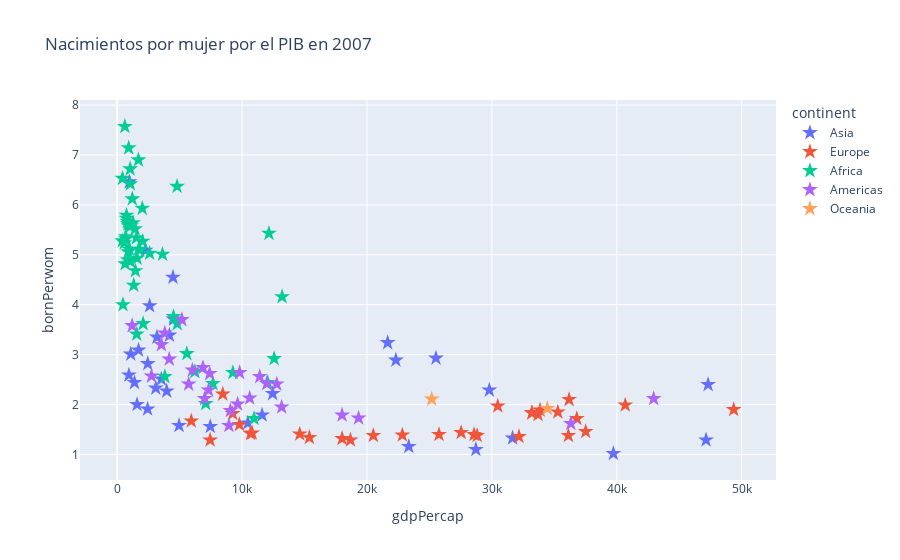

Here is the notebook cell this chart was saved with:
### Code cell
fig = px.scatter(df12007, x='gdpPercap', y='bornPerwom',hover_name="country", title='Nacimientos por mujer por el PIB en 2007',color="continent")
fig.update_traces(marker=dict(size=12,symbol="star"),selector=dict(mode="markers"))
fig.show()

### Figure 1 — Plotly figure (JSON) as saved in the notebook; plotly's stock layout.template omitted (floating-point values rounded to 4 significant figures)
{"data": [{"hovertemplate": "<b>%{hovertext}</b><br><br>continent=Asia<br>gdpPercap=%{x}<br>bornPerwom=%{y}<extra></extra>", "hovertext": ["Afghanistan", "Bahrain", "Bangladesh", "Cambodia", "China", "Hong Kong", "India", "Indonesia", "Iran", "Iraq", "Israel", "Japan", "Jordan", "North Korea", "Kuwait", "Lebanon", "Malaysia", "Mongolia", "Myanmar", "Nepal", "Oman", "Pakistan", "Philippines", "Saudi Arabia", "Singapore", "South Korea", "Sri Lanka", "Syria", "Taiwan", "Thailand", "Vietnam", "Yemen"], "legendgroup": "Asia", "marker": {"color": "#636efa", "size": 12, "symbol": "star"}, "mode": "markers", "name": "Asia", "orientation": "v", "showlegend": true, "type": "scatter", "x": [974.6, 29800.0, 1391.0, 1714.0, 4959.0, 39720.0, 2452.0, 3541.0, 11610.0, 4471.0, 25520.0, 31660.0, 4519.0, 1593.0, 47310.0, 10460.0, 12450.0, 3096.0, 944, 1091.0, 22320.0, 2606.0, 3190.0, 21650.0, 47140.0, 23350.0, 3970.0, 4185.0, 28720.0, 7458.0, 2442.0, 2281.0], "xaxis": "x", "y": [6.46, 2.29, 2.44, 3.09, 1.58, 1.02, 2.82, 2.51, 1.79, 4.55, 2.93, 1.33, 3.71, 2, 2.4, 1.63, 2.22, 2.33, 2.59, 3.01, 2.89, 3.98, 3.35, 3.24, 1.29, 1.16, 2.27, 3.39, 1.1, 1.56, 1.91, 5.09], "yaxis": "y"}, {"hovertemplate": "<b>%{hovertext}</b><br><br>continent=Europe<br>gdpPercap=%{x}<br>bornPerwom=%{y}<extra></extra>", "hovertext": ["Albania", "Austria", "Belgium", "Bosnia and Herzegovina", "Bulgaria", "Croatia", "Czech Republic", "Denmark", "Finland", "France", "Germany", "Greece", "Hungary", "Iceland", "Ireland", "Italy", "Montenegro", "Netherlands", "Norway", "Poland", "Portugal", "Romania", "Serbia", "Slovak Republic", "Slovenia", "Spain", "Sweden", "Switzerland", "Turkey", "United Kingdom"], "legendgroup": "Europe", "marker": {"color": "#EF553B", "size": 12, "symbol": "star"}, "mode": "markers", "name": "Europe", "orientation": "v", "showlegend": true, "type": "scatter", "x": [5937.0, 36130.0, 33690.0, 7446.0, 10680.0, 14620.0, 22830.0, 35280.0, 33210.0, 30470.0, 32170.0, 27540.0, 18010.0, 36180.0, 40680.0, 28570.0, 9254.0, 36800.0, 49360.0, 15390.0, 20510.0, 10810.0, 9787.0, 18680.0, 25770.0, 28820.0, 33860.0, 37510.0, 8458.0, 33200.0], "xaxis": "x", "y": [1.67, 1.38, 1.8, 1.29, 1.42, 1.41, 1.39, 1.85, 1.83, 1.97, 1.36, 1.44, 1.32, 2.1, 1.99, 1.4, 1.82, 1.72, 1.9, 1.34, 1.38, 1.43, 1.6, 1.29, 1.4, 1.38, 1.89, 1.46, 2.21, 1.84], "yaxis": "y"}, {"hovertemplate": "<b>%{hovertext}</b><br><br>continent=Africa<br>gdpPercap=%{x}<br>bornPerwom=%{y}<extra></extra>", "hovertext": ["Algeria", "Angola", "Benin", "Botswana", "Burkina Faso", "Burundi", "Cameroon", "Central African Republic", "Chad", "Comoros", "Rep.Congo", "Cote d'Ivoire", "Djibouti", "Egypt", "Equatorial Guinea", "Eritrea", "Ethiopia", "Gabon", "Gambia", "Ghana", "Guinea", "Guinea+AC0-Bissau", "Kenya", "Lesotho", "Liberia", "Libya", "Madagascar", "Malawi", "Mali", "Mauritania", "Mauritius", "Morocco", "Mozambique", "Namibia", "Niger", "Nigeria", "Reunion", "Rwanda", "Sao Tome and Principe", "Senegal", "Sierra Leone", "Somalia", "South Africa", "Sudan", "Swaziland", "Tanzania", "Togo", "Tunisia", "Uganda", "Zambia", "Zimbabwe"], "legendgroup": "Africa", "marker": {"color": "#00cc96", "size": 12, "symbol": "star"}, "mode": "markers", "name": "Africa", "orientation": "v", "showlegend": true, "type": "scatter", "x": [6223.0, 4797.0, 1441.0, 12570.0, 1217.0, 430.1, 2042.0, 706.0, 1704.0, 986.1, 3633.0, 1545.0, 2082.0, 5581.0, 12150.0, 641.4, 690.8, 13210.0, 752.7, 1328.0, 942.7, 579.2, 1463.0, 1569.0, 414.5, 12060.0, 1045.0, 759.3, 1043.0, 1803.0, 10960.0, 3820.0, 823.7, 4811.0, 619.7, 2014.0, 7670.0, 863.1, 1598.0, 1712.0, 862.5, 926.1, 9270.0, 2602.0, 4513.0, 1107.0, 883.0, 7093.0, 1056.0, 1271.0, 469.7], "xaxis": "x", "y": [2.66, 6.37, 5.52, 2.92, 6.12, 6.53, 5.27, 5.32, 6.9, 5.11, 5.01, 5.34, 3.62, 3.02, 5.43, 4.82, 5.36, 4.16, 5.79, 4.39, 5.58, 5.24, 4.68, 3.41, 5.28, 2.44, 4.87, 5.73, 6.72, 5.1, 1.72, 2.56, 5.67, 3.62, 7.57, 5.93, 2.42, 4.9, 4.93, 5.11, 5.62, 7.14, 2.64, 5.03, 3.76, 5.58, 5.06, 2.02, 6.42, 5.64, 4], "yaxis": "y"}, {"hovertemplate": "<b>%{hovertext}</b><br><br>continent=Americas<br>gdpPercap=%{x}<br>bornPerwom=%{y}<extra></extra>", "hovertext": ["Argentina", "Bolivia", "Brazil", "Canada", "Chile", "Colombia", "Costa Rica", "Cuba", "Dominican Republic", "Ecuador", "El Salvador", "Guatemala", "Haiti", "Honduras", "Jamaica", "Mexico", "Nicaragua", "Panama", "Paraguay", "Peru", "Puerto Rico", "Trinidad and Tobago", "United States", "Uruguay", "Venezuela"], "legendgroup": "Americas", "marker": {"color": "#ab63fa", "size": 12, "symbol": "star"}, "mode": "markers", "name": "Americas", "orientation": "v", "showlegend": true, "type": "scatter", "x": [12780.0, 3822.0, 9066.0, 36320.0, 13170.0, 7007.0, 9645.0, 8948.0, 6025.0, 6873.0, 5728.0, 5186.0, 1202.0, 3548.0, 7321.0, 11980.0, 2749.0, 9809.0, 4173.0, 7409.0, 19330.0, 18010.0, 42950.0, 10610.0, 11420.0], "xaxis": "x", "y": [2.41, 3.43, 1.88, 1.62, 1.95, 2.12, 2.01, 1.58, 2.69, 2.74, 2.41, 3.7, 3.58, 3.2, 2.29, 2.42, 2.57, 2.64, 2.91, 2.62, 1.73, 1.79, 2.12, 2.13, 2.56], "yaxis": "y"}, {"hovertemplate": "<b>%{hovertext}</b><br><br>continent=Oceania<br>gdpPercap=%{x}<br>bornPerwom=%{y}<extra></extra>", "hovertext": ["Australia", "New Zealand"], "legendgroup": "Oceania", "marker": {"color": "#FFA15A", "size": 12, "symbol": "star"}, "mode": "markers", "name": "Oceania", "orientation": "v", "showlegend": true, "type": "scatter", "x": [34440.0, 25190.0], "xaxis": "x", "y": [1.92, 2.11], "yaxis": "y"}], "layout": {"legend": {"title": {"text": "continent"}, "tracegroupgap": 0}, "title": {"text": "Nacimientos por mujer por el PIB en 2007"}, "xaxis": {"anchor": "y", "domain": [0, 1], "title": {"text": "gdpPercap"}}, "yaxis": {"anchor": "x", "domain": [0, 1], "title": {"text": "bornPerwom"}}}}
